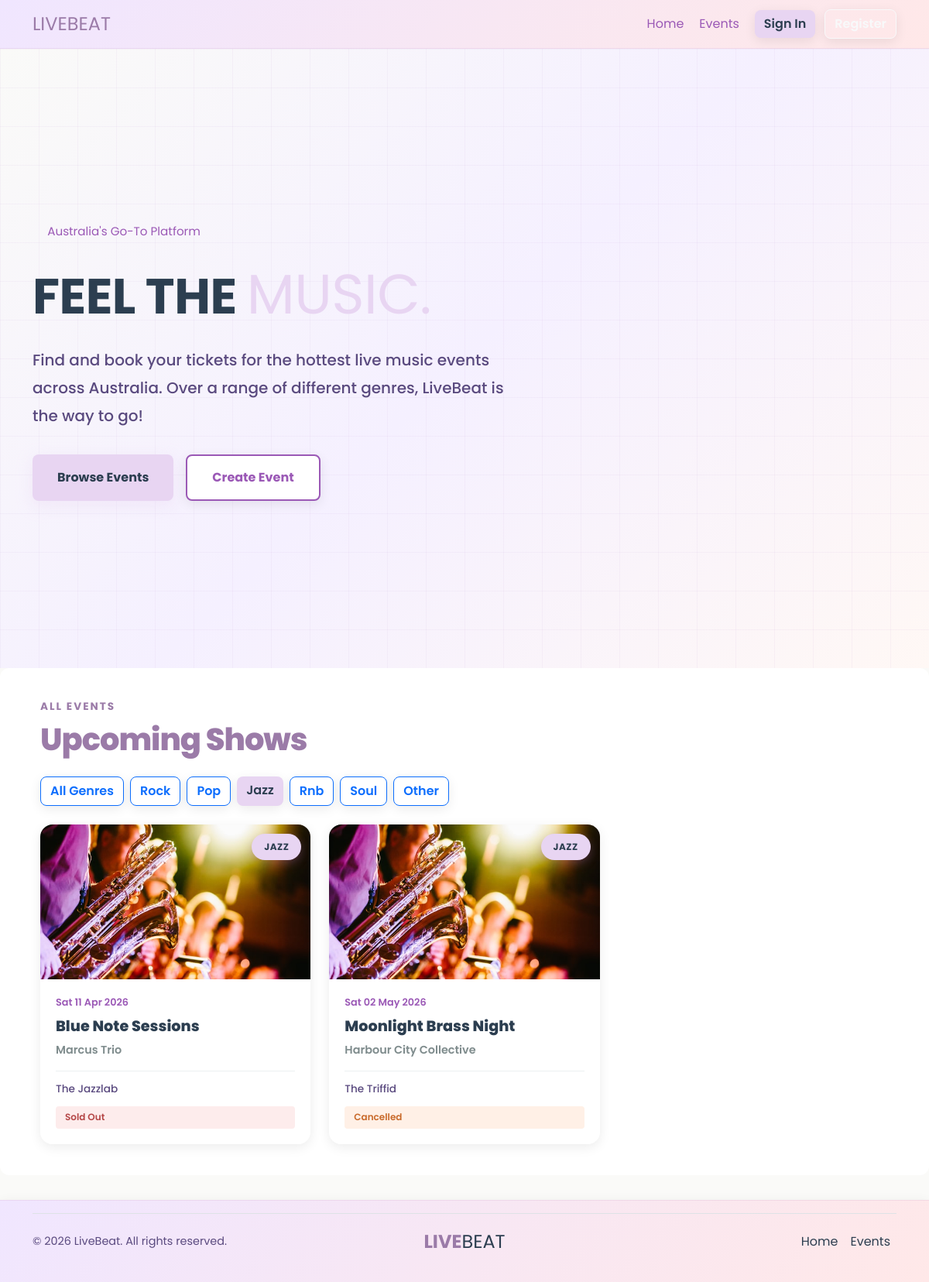
The page /?category=jazz on the database its author committed.
### livebeat/models.py (models this page shows)
class Event(db.Model):
    id = db.Column(db.Integer, primary_key=True)
    title = db.Column(db.String(100), nullable=False)
    artist = db.Column(db.String(100), nullable=False)
    description = db.Column(db.Text, nullable=False)
    category = db.Column(db.String(50), nullable=False)
    status = db.Column(db.String(20), default="Open")
    capacity = db.Column(db.Integer, nullable=False)
    date = db.Column(db.DateTime, nullable=False)
    venue_name = db.Column(db.String(120), nullable=False)
    venue_address = db.Column(db.String(200), nullable=False)
    ticket_price = db.Column(db.Float, nullable=False)
    acknowledgement = db.Column(db.Text)
    image = db.Column(db.String(200), default="concert1.jpg")
    user_id = db.Column(db.Integer, db.ForeignKey("user.id"))
    bookings = db.relationship("Booking", backref="event", lazy=True)
    comments = db.relationship("Comment", backref="event", lazy=True)

### livebeat/views.py (the view)
@main_bp.route("/")
def index():
    mark_past_events_inactive()
    selected_category = request.args.get("category", "all")
    query = Event.query.order_by(Event.date.asc())
    if selected_category != "all":
        query = query.filter(Event.category.ilike(selected_category))
    events = query.all()
    categories = ["all", "rock", "pop", "jazz", "rnb", "soul", "other"]
    return render_template(
        "index.html",
        events=events,
        categories=categories,
        selected_category=selected_category,
    )

### livebeat/views.py (called while the page is built)
def mark_past_events_inactive():
    now = datetime.now()
    past_open_events = Event.query.filter( Event.date < now, Event.status == "Open").all()
    if past_open_events:
        for event in past_open_events:
            Event.status.notin_(["Inactive", "Sold Out", "Cancelled"])
        db.session.commit()

### livebeat/templates/index.html (shortened to what this page needs)
{% extends 'base.html' %}
{% block content %}
<section class="lb-hero">
    <div class="lb-hero-grid"></div>
    <div class="container">
        <div class="row align-items-center">
            <div class="col-lg-7 lb-hero-content">
                <div class="lb-hero-eyebrow">Australia's Go-To Platform</div>
                <h1>
                    FEEL THE
                    <span class="highlight">MUSIC.</span>
                </h1>
                <p>
                    Find and book your tickets for the hottest live music events across Australia.
                    Over a range of different genres, LiveBeat is the way to go!
                </p>
                <div class="d-flex flex-wrap gap-3">
                    <a href="#events" class="lb-btn-primary">Browse Events</a>
                    <a href="{{ url_for('main.create_event') }}" class="lb-btn-outline">Create Event</a>
                </div>
            </div>
        </div>
    </div>
</section>
<section class="lb-section" id="events">
    <div class="container">
        <div class="row align-items-end mb-4">
            <div class="col-md-6">
                <div class="lb-section-label">All Events</div>
                <h2 class="lb-section-title mb-0">Upcoming Shows</h2>
            </div>
        </div>
        <div class="d-flex flex-wrap gap-2 mb-4">
            {% for category in categories %}
            <a href="{{ url_for('main.index', category=category) }}#events"
                class="btn {% if selected_category == category %}btn-primary{% else %}btn-outline-primary{% endif %}">
                {% if category == 'all' %}All Genres{% else %}{{ category|capitalize }}{% endif %}
            </a>
            {% endfor %}
        </div>
        <div class="row g-4">
            {% for event in events %}
            <div class="col-sm-6 col-lg-4">
                <a href="{{ url_for('main.event_details', event_id=event.id) }}"
                    class="lb-event-card d-block h-100 text-decoration-none">
                    <div class="lb-card-img-wrap">
                        <img src="{{ url_for('static', filename='images/' ~ event.image) }}" alt="{{ event.title }}">
                        <span class="lb-card-genre-tag">{{ event.category|capitalize }}</span>
                    </div>
                    <div class="lb-card-body">
                        <div class="lb-card-date">{{ event.date.strftime('%a %d %b %Y') }}</div>
                        <div class="lb-card-title">{{ event.title }}</div>
                        <div class="lb-card-artist">{{ event.artist }}</div>
                        <div class="lb-card-footer">
                            <span class="lb-card-venue">{{ event.venue_name }}</span>
                            {% if event.status == "Open" %}
                            <span class="lb-badge lb-badge-open">Open</span>
                            {% elif event.status == "Sold Out" %}
                            <span class="lb-badge lb-badge-soldout">Sold Out</span>
                            {% elif event.status == "Cancelled" %}
                            <span class="lb-badge lb-badge-cancelled">Cancelled</span>
                            {% else %}
                            <span class="lb-badge lb-badge-inactive">{{ event.status }}</span>
                            {% endif %}
                        </div>
                    </div>
                </a>
            </div>
            {% endfor %}
        </div>
    </div>
</section>
{% endblock %}

### rows shown on the page
Event: image (picture), category "JAZZ", date "Sat 11 Apr 2026", title "Blue Note Sessions", artist "Marcus Trio", venue_name "The Jazzlab", status "Sold Out"
Event: image (picture), category "JAZZ", date "Sat 02 May 2026", title "Moonlight Brass Night", artist "Harbour City Collective", venue_name "The Triffid", status "Cancelled"

### other values the page prints
{{ category|capitalize }} "Rock" "Pop" "Jazz" "Rnb" "Soul" "Other"
